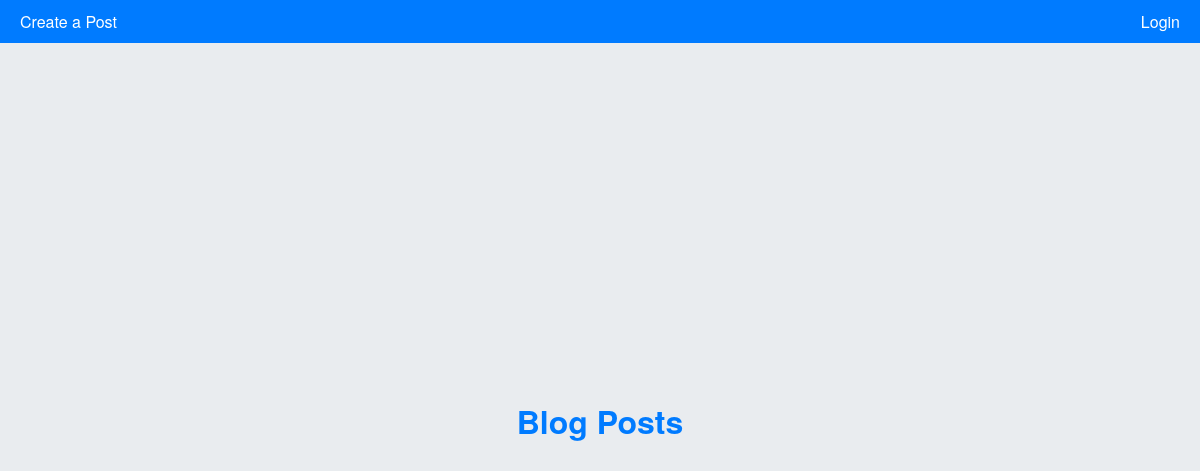
/, run on an earlier commit of the app's database.
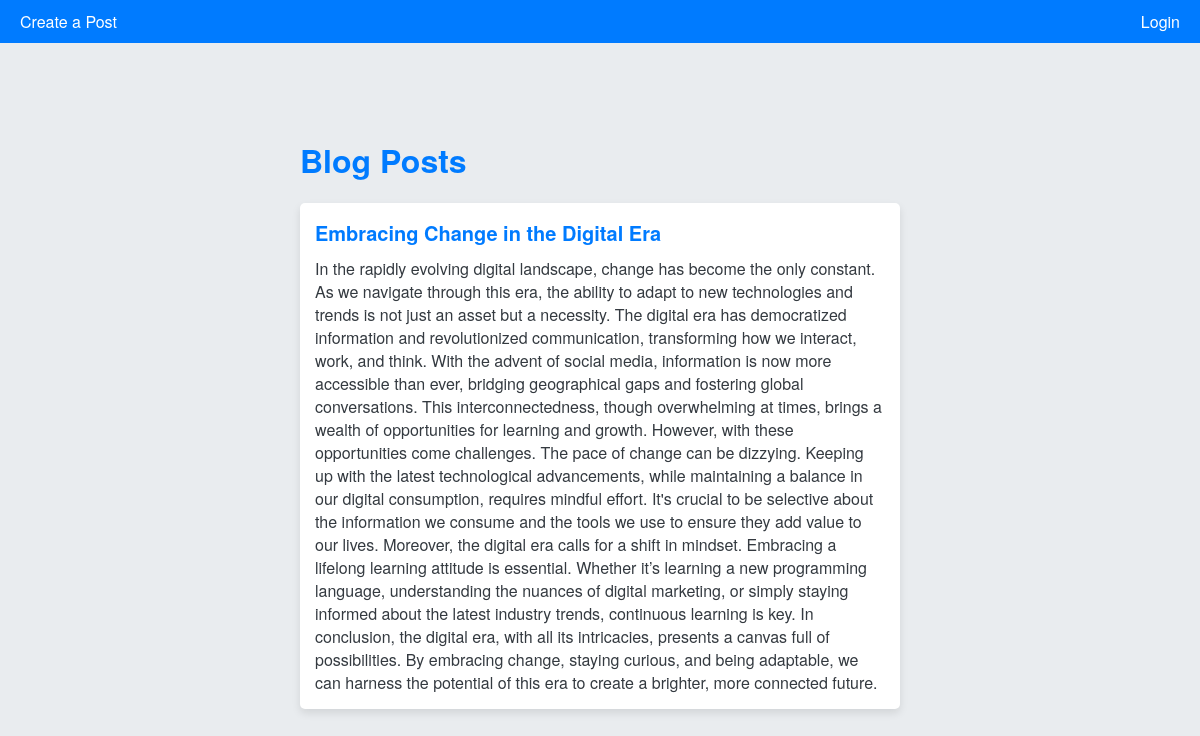
And on a later commit of the database.
### app.py (models this page shows)
class Post(db.Model):
    id = db.Column(db.Integer, primary_key=True)
    title = db.Column(db.String(100))
    content = db.Column(db.Text)
    user_id = db.Column(db.Integer, db.ForeignKey('user.id', name='fk_user_id'))

### app.py (the view)
@app.route('/')
def index():
    posts = Post.query.all()
    return render_template('index.html', posts=posts)

### templates/index.html (shortened to what this page needs)
<!DOCTYPE html>
<html>
<head>
    <link rel="stylesheet" type="text/css" href="{{ url_for('static', filename='style.css') }}">
</head>
<body>
    <header>
        <div>
            <a href="{{ url_for('create_post') }}">Create a Post</a>
        </div>
        <div>
            {% if current_user.is_authenticated %}
                <a href="{{ url_for('logout') }}">Logout</a>
            {% else %}
                <a href="{{ url_for('login') }}">Login</a>
            {% endif %}
        </div>
    </header>
    <div class="content-container">
        <h1>Blog Posts</h1>
        <ul>
            {% for post in posts %}
                <li>
                    <div class="title">{{ post.title }}</div>
                    <div class="content">{{ post.content }}</div>
                </li>
            {% endfor %}
        </ul>
    </div>
</body>
</html>

What changed in the data, as far as the page shows it:
added Post: title "Embracing Change in the Digital Era", content "In the rapidly evolving digital landscape, change has become the only constant. As we navigate through this era, the ability to adapt to new technologies and trends is not just an asset but a necessity. The digital era has democratized information and revolutionized communication, transforming how we interact, work, and think. With the advent of social media, information is now more accessible than ever, bridging geographical gaps and fostering global conversations. This interconnectedness, though overwhelming at times, brings a wealth of opportunities for learning and growth. However, with these opportunities come challenges. The pace of change can be dizzying. Keeping up with the latest…"
